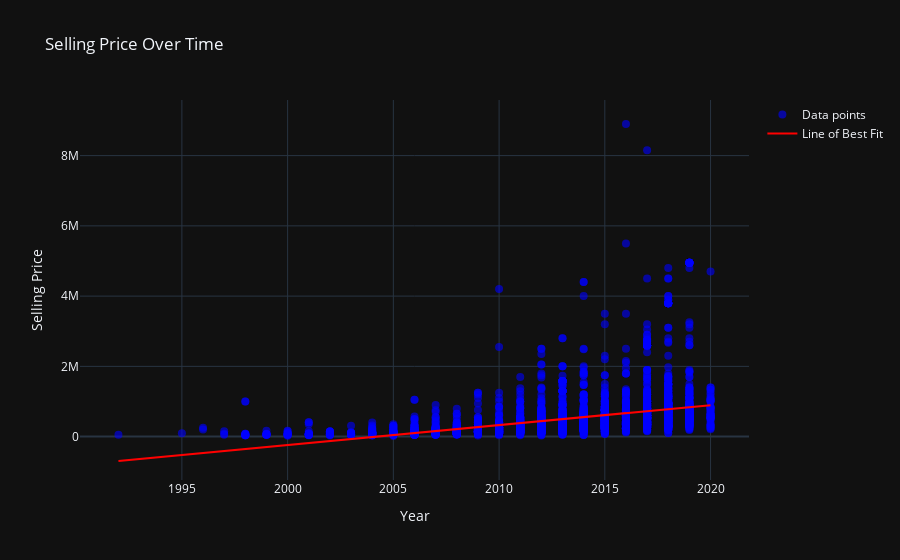

Write notebook code for a chart like this one.
### Code cell
import plotly.graph_objects as go

# Ensure the 'year' column is numeric
df['year'] = pd.to_datetime(df['year'], format='%Y').dt.year

# Scatter plot with plotly
fig = go.Figure()

# Add scatter points
fig.add_trace(go.Scatter(
    x=df['year'], 
    y=df['selling_price'], 
    mode='markers',  # Only markers
    marker=dict(color='blue', opacity=0.6, size=8),  # Styling markers
    name='Data points'  # Label for the data points
))

# Fit a linear regression (line of best fit) using NumPy
slope, intercept = np.polyfit(df['year'], df['selling_price'], 1)
line = slope * df['year'] + intercept  # Calculate the line of best fit

# Add the line of best fit
fig.add_trace(go.Scatter(
    x=df['year'], 
    y=line,  # The regression line
    mode='lines',  # Line mode (no markers)
    line=dict(color='red', width=2),  # Red line of best fit
    name='Line of Best Fit'  # Label for the line
))

# Update layout with titles and labels
fig.update_layout(
    title='Selling Price Over Time',
    xaxis_title='Year',
    yaxis_title='Selling Price',
    template='plotly_dark',  # Dark background (optional)
    hovermode='closest'  # Show data points when hovering
)
# Show the plot
fig.show()

### Figure 1 — Plotly figure (JSON) as saved in the notebook; plotly's stock layout.template omitted (floating-point values rounded to 4 significant figures; data arrays with more than 128 entries replaced by an {"elided": "..."} marker saying what was removed)
{"data": [{"marker": {"color": "blue", "opacity": 0.6, "size": 8}, "mode": "markers", "name": "Data points", "type": "scatter", "x": {"elided": "4340 int values"}, "y": {"elided": "4340 int values"}}, {"line": {"color": "red", "width": 2}, "mode": "lines", "name": "Line of Best Fit", "type": "scatter", "x": {"elided": "4340 int values"}, "y": {"elided": "4340 float values"}}], "layout": {"hovermode": "closest", "title": {"text": "Selling Price Over Time"}, "xaxis": {"title": {"text": "Year"}}, "yaxis": {"title": {"text": "Selling Price"}}}}
